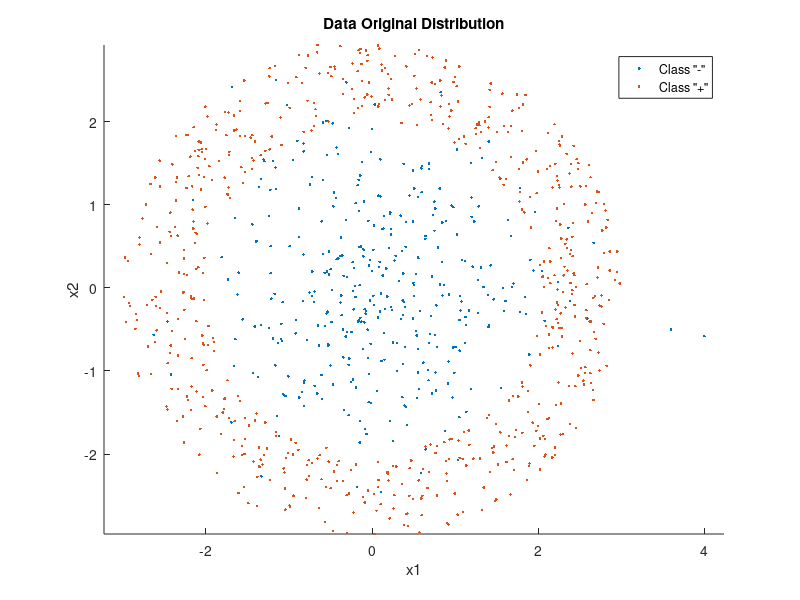

Reproduce this figure in MATLAB. (Note: this script raises an error after producing the figure.)
% mu(:,1) = [-1;0]; mu(:,2) = [1;0]; 
% Sigma(:,:,1) = [2 0;0 1]; Sigma(:,:,2) = [1 0;0 4];
% p = [0.35,0.65]; % class priors for labels 0 and 1 respectively
% % Generate samples
% label = rand(1,N) >= p(1); l = 2*(label-0.5);
% Nc = [length(find(label==0)),length(find(label==1))]; % number of samples from each class
% x = zeros(n,N); % reserve space
% % Draw samples from each class pdf
% for lbl = 0:1
%     x(:,label==lbl) = randGaussian(Nc(lbl+1),mu(:,lbl+1),Sigma(:,:,lbl+1));
% end

close all, clear all,
N=1000; n = 2; K=10;
m = 2; % size of feature vector
% Class -1 setup
mu = zeros(1,m)';
Sigma = eye(m);

% Class +1 setup
m = zeros(m,m);
m(:,1) = [2,3]';
m(:,2) = [-pi, pi]';

classPriors = [0.35 0.65];
classPriors1 = [0.35 0.651];
assert(max(cumsum(classPriors)) == 1, 'Priors do not equal 1');
thr = [0,cumsum(classPriors1)];

%Generate Data:
% Defined above N = 1000; % Number of samples to generate for each set(10,100,1000,10000)
u = rand(1,N); L = zeros(1,N); x = zeros(2,N);
figure(1),clf, colorList = 'rbgy', hold on;
for l = 1:2
    indices = find(thr(l)<=u & u<thr(l+1)); % fixed using classPriors1 adding a small term to last prior if u happens to be precisely 1, that sample will get omitted - needs to be fixed
    L(1,indices) = l*ones(1,length(indices));
    if l == 1
        x(:,indices) = mvnrnd(mu(:,l),Sigma(:,:,l),length(indices))';
        plot(x(1,indices),x(2,indices),'.','MarkerFaceColor',colorList(l)); axis equal;
    end
    if l == 2
        x(:,indices) = [(m(1,1) + (m(2,1)-m(1,1)).*rand(1,length(indices)))', (m(1,2)+ (m(2,2)-m(1,2))*rand(1,length(indices)))']';%r = a + (b-a).*rand(N,1)
        x(:,indices) = [(x(1,indices).*cos(x(2,indices)))',(x(1,indices).*sin(x(2,indices)))']';
        plot(x(1,indices),x(2,indices),'.','MarkerFaceColor',colorList(l)), axis equal;
        %plot(x(1,indices).*cos(x(2,indices)),x(1,indices).*sin(x(2,indices)),'.','MarkerFaceColor',colorList(l)); axis equal;
    end
    
%     axis([-10 10 -10 10]);   
end
xlabel('x1'), ylabel('x2'), legend('Class "-"','Class "+"'), title('Data Original Distribution')

l = 2*(L-1.5);


% Train a Linear kernel SVM with cross-validation
% to select hyperparameters that minimize probability 
% of error (i.e. maximize accuracy; 0-1 loss scenario)
dummy = ceil(linspace(0,N,K+1));
for k = 1:K, indPartitionLimits(k,:) = [dummy(k)+1,dummy(k+1)]; end,
CList = 10.^linspace(-3,7,11);
for CCounter = 1:length(CList)
    [CCounter,length(CList)],
    C = CList(CCounter);
    for k = 1:K
        indValidate = [indPartitionLimits(k,1):indPartitionLimits(k,2)];
        xValidate = x(:,indValidate); % Using folk k as validation set
        lValidate = l(indValidate);
        if k == 1
            indTrain = [indPartitionLimits(k,2)+1:N];
        elseif k == K
            indTrain = [1:indPartitionLimits(k,1)-1];
        else
            indTrain = [indPartitionLimits(k-1,2)+1:indPartitionLimits(k+1,1)-1];
        end
        % using all other folds as training set
        xTrain = x(:,indTrain); lTrain = l(indTrain);
        SVMk = fitcsvm(xTrain',lTrain,'BoxConstraint',C,'KernelFunction','linear');
        dValidate = SVMk.predict(xValidate')'; % Labels of validation data using the trained SVM
        indCORRECT = find(lValidate.*dValidate == 1); 
        Ncorrect(k)=length(indCORRECT);
    end 
    PCorrect(CCounter)= sum(Ncorrect)/N; 
end 
disp(strcat('Minimum error linear CV',num2str(min(Ncorrect))));
figure(2), subplot(1,2,1),
plot(log10(CList),PCorrect,'.',log10(CList),PCorrect,'-'),
xlabel('log_{10} C'),ylabel('K-fold Validation Accuracy Estimate'),
title('Linear-SVM Cross-Val Accuracy Estimate'), %axis equal,
[dummy,indi] = max(PCorrect(:)); [indBestC, indBestSigma] = ind2sub(size(PCorrect),indi);
CBest= CList(indBestC); 
SVMBest = fitcsvm(x',l','BoxConstraint',CBest,'KernelFunction','linear');
d = SVMBest.predict(x')'; % Labels of training data using the trained SVM
indINCORRECT = find(l.*d == -1); % Find training samples that are incorrectly classified by the trained SVM
indCORRECT = find(l.*d == 1); % Find training samples that are correctly classified by the trained SVM
figure(2), subplot(1,2,2), 
plot(x(1,indCORRECT),x(2,indCORRECT),'g.'), hold on,
plot(x(1,indINCORRECT),x(2,indINCORRECT),'r.'), axis equal,
title('Training Data (RED: Incorrectly Classified)'),
disp('Cross-Fold Validation Gaussian Error');
pTrainingError = length(indINCORRECT)/N, % Empirical estimate of training error probability
Nx = 1001; Ny = 990; xGrid = linspace(-10,10,Nx); yGrid = linspace(-10,10,Ny);
[h,v] = meshgrid(xGrid,yGrid); dGrid = SVMBest.predict([h(:),v(:)]); zGrid = reshape(dGrid,Ny,Nx);
figure(2), subplot(1,2,2), contour(xGrid,yGrid,zGrid,0); xlabel('x1'), ylabel('x2'), axis equal,
CtrueLinear = CList(indBestC);

% Train a Gaussian kernel SVM with cross-validation
% to select hyperparameters that minimize probability 
% of error (i.e. maximize accuracy; 0-1 loss scenario)
dummy = ceil(linspace(0,N,K+1));
for k = 1:K, indPartitionLimits(k,:) = [dummy(k)+1,dummy(k+1)]; end,
CList = 10.^linspace(-1,9,23); sigmaList = 10.^linspace(-2,3,23);
for sigmaCounter = 1:length(sigmaList)
    [sigmaCounter,length(sigmaList)],
    sigma = sigmaList(sigmaCounter);
    for CCounter = 1:length(CList)
        C = CList(CCounter);
        for k = 1:K
            indValidate = [indPartitionLimits(k,1):indPartitionLimits(k,2)];
            xValidate = x(:,indValidate); % Using folk k as validation set
            lValidate = l(indValidate);
            if k == 1
                indTrain = [indPartitionLimits(k,2)+1:N];
            elseif k == K
                indTrain = [1:indPartitionLimits(k,1)-1];
            else
                indTrain = [indPartitionLimits(k-1,2)+1:indPartitionLimits(k+1,1)-1];
            end
            % using all other folds as training set
            xTrain = x(:,indTrain); lTrain = l(indTrain);
            SVMk = fitcsvm(xTrain',lTrain,'BoxConstraint',C,'KernelFunction','gaussian','KernelScale',sigma);
            dValidate = SVMk.predict(xValidate')'; % Labels of validation data using the trained SVM
            indCORRECT = find(lValidate.*dValidate == 1); 
            Ncorrect(k)=length(indCORRECT);
        end 
        PCorrect(CCounter,sigmaCounter)= sum(Ncorrect)/N;
    end 
end
disp(strcat('Minimum error Gaussian CV', num2str(min(Ncorrect))));

figure(3), subplot(1,2,1),
contour(log10(CList),log10(sigmaList),PCorrect',50); xlabel('log_{10} C'), ylabel('log_{10} sigma'),
title('Gaussian-SVM Cross-Val Accuracy Estimate'), axis equal,
[dummy,indi] = max(PCorrect(:)); [indBestC, indBestSigma] = ind2sub(size(PCorrect),indi);
CBest= CList(indBestC); sigmaBest= sigmaList(indBestSigma); 
SVMBest = fitcsvm(x',l','BoxConstraint',CBest,'KernelFunction','gaussian','KernelScale',sigmaBest);
d = SVMBest.predict(x')'; % Labels of training data using the trained SVM
indINCORRECT = find(l.*d == -1); % Find training samples that are incorrectly classified by the trained SVM
indCORRECT = find(l.*d == 1); % Find training samples that are correctly classified by the trained SVM
figure(3), subplot(1,2,2), 
plot(x(1,indCORRECT),x(2,indCORRECT),'g.'), hold on,
plot(x(1,indINCORRECT),x(2,indINCORRECT),'r.'), axis equal,
title('Training Data (RED: Incorrectly Classified)'),
disp('Cross-Fold Validation Gaussian Error');
pTrainingError = length(indINCORRECT)/N, % Empirical estimate of training error probability
Nx = 10000; Ny = 9900; xGrid = linspace(-10,10,Nx); yGrid = linspace(-10,10,Ny);
[h,v] = meshgrid(xGrid,yGrid); dGrid = SVMBest.predict([h(:),v(:)]); zGrid = reshape(dGrid,Ny,Nx);
figure(3), subplot(1,2,2), contour(xGrid,yGrid,zGrid,0); xlabel('x1'), ylabel('x2'), axis equal,
CTrue_Gaussian = CList(indBestC);
SigmaTrue_Guassian = sigmaList(indBestSigma);



%Generate new Data:
% Defined above N = 1000; % Number of samples to generate for each set(10,100,1000,10000)
u = rand(1,N); L = zeros(1,N); x = zeros(2,N);
figure(4),clf, colorList = 'rbgy', hold on;
for l = 1:2
    indices = find(thr(l)<=u & u<thr(l+1)); % fixed using classPriors1 adding a small term to last prior if u happens to be precisely 1, that sample will get omitted - needs to be fixed
    L(1,indices) = l*ones(1,length(indices));
    if l == 1
        x(:,indices) = mvnrnd(mu(:,l),Sigma(:,:,l),length(indices))';
        plot(x(1,indices),x(2,indices),'.','MarkerFaceColor',colorList(l)); axis equal;
    end
    if l == 2
        x(:,indices) = [(m(1,1) + (m(2,1)-m(1,1)).*rand(1,length(indices)))', (m(1,2)+ (m(2,2)-m(1,2))*rand(1,length(indices)))']';%r = a + (b-a).*rand(N,1)
        x(:,indices) = [(x(1,indices).*cos(x(2,indices)))',(x(1,indices).*sin(x(2,indices)))']';
        plot(x(1,indices),x(2,indices),'.','MarkerFaceColor',colorList(l)), axis equal;
        %plot(x(1,indices).*cos(x(2,indices)),x(1,indices).*sin(x(2,indices)),'.','MarkerFaceColor',colorList(l)); axis equal;
    end
    
%     axis([-10 10 -10 10]);   
end
xlabel('x1'), ylabel('x2'), legend('Class "-"','Class "+"'), title('Additional Data Original Distribution')

l = 2*(L-1.5);

SVMk = fitcsvm(xTrain',lTrain,'BoxConstraint',CtrueLinear,'KernelFunction','linear');
testValidate = SVMk.predict(x')'; % Labels of validation data using the trained SVM
indINCORRECT = find(l.*testValidate == -1); % Find training samples that are incorrectly classified by the trained SVM
indCORRECT = find(l.*testValidate == 1); 
Ncorrect(k)=length(indCORRECT);
figure(5);
plot(x(1,indCORRECT),x(2,indCORRECT),'g.'), hold on,
plot(x(1,indINCORRECT),x(2,indINCORRECT),'r.'), axis equal,
title('Training Data (RED: Incorrectly Classified)'),
disp('Linear SVM Error New Data');
pTrainingError = length(indINCORRECT)/N, % Empirical estimate of training error probability


SVMk = fitcsvm(x',l,'BoxConstraint',CTrue_Gaussian,'KernelFunction','gaussian','KernelScale',SigmaTrue_Guassian);
dValidate = SVMk.predict(x')'; % Labels of validation data using the trained SVM
indINCORRECT = find(l.*dValidate == -1); % Find training samples that are incorrectly classified by the trained SVM
indCORRECT = find(l.*dValidate == 1); 
Ncorrect(k)=length(indCORRECT);
figure(6);
plot(x(1,indCORRECT),x(2,indCORRECT),'g.'), hold on,
plot(x(1,indINCORRECT),x(2,indINCORRECT),'r.'), axis equal,
title('Training Data (RED: Incorrectly Classified)'),
disp('Gaussian SVM Error New Data');
pTrainingError = length(indINCORRECT)/N, % Empirical estimate of training error probability
